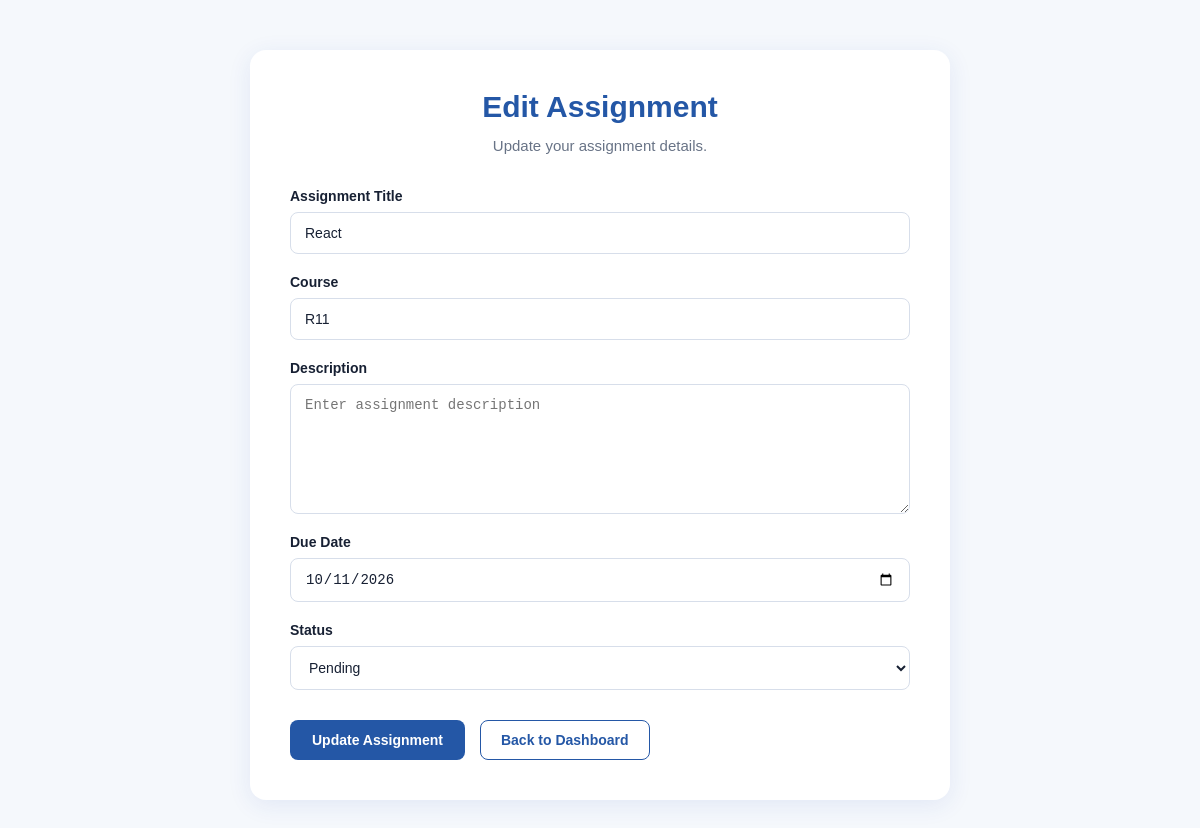
The app's page /edit-assignment/3 (signed in) with its own data.
### models/assignment.py (models this page shows, shortened)
class Assignment(db.Model):
    id = db.Column(db.Integer, primary_key=True)
    title = db.Column(db.String(200), nullable=False)
    course = db.Column(db.String(100), nullable=False)
    description = db.Column(db.Text, nullable=True)
    due_date = db.Column(db.Date, nullable=False)
    status = db.Column(
        db.String(50),
        default="Pending"
    )
    user_id = db.Column(
        db.Integer,
        db.ForeignKey("Users.id"),
        nullable=False
    )
    user = db.relationship(
        "User",
        back_populates="assignments"
    )

### routes/main.py (the view, shortened to what this page needs)
@main.route("/edit-assignment/<int:assignment_id>", methods=["GET", "POST"])
@login_required
def edit_assignment(assignment_id):
    assignment = Assignment.query.filter_by(
        id=assignment_id,
        user_id=current_user.id
    ).first_or_404()
    form = AssignmentForm(obj=assignment)
    return render_template(
        "main/edit_assignment.html",
        form=form,
        assignment=assignment
    )

### forms.py
class AssignmentForm(FlaskForm):
    title = StringField(
        "Assignment Title",
        validators=[
            DataRequired(),
            Length(max=200)
        ]
    )
    course = StringField(
        "Course",
        validators=[
            DataRequired(),
            Length(max=100)
        ]
    )
    description = TextAreaField(
        "Description"
    )
    due_date = DateField(
        "Due Date",
        validators=[
            DataRequired()
        ],
    )
    status = SelectField(
        "Status",
        choices=[
            ("Pending", "Pending"),
            ("Completed", "Completed")
        ],
        validators=[
            DataRequired()
        ]
    )
    submit = SubmitField("Add Assignment")

### app.py (called while the page is built)
def create_app():
    app = Flask(__name__)
    app.config.from_object(Config)
    db.init_app(app)
    login_manager.init_app(app)
    login_manager.login_view = "auth.login"
    from models.user import User
    @login_manager.user_loader
    def load_user(user_id):
        return db.session.get(User, int(user_id))
    from models.assignment import Assignment
    from routes.main import main
    from routes.auth import auth
    from routes.admin import admin
    app.register_blueprint(auth)
    app.register_blueprint(main)
    app.register_blueprint(admin)
    with app.app_context():
        db.create_all()
    return app

### templates/main/edit_assignment.html (shortened to what this page needs)
<!DOCTYPE html>
<html lang="en">
  <head>
    <link rel="stylesheet" href="{{ url_for('static', filename='css/edit_assignment.css') }}">
  </head>
  <body class="edit-assignment-page">
    <main class="edit-assignment-main">
      <section class="edit-form-container">
        <div class="edit-form-header">
          <h1 class="edit-form-title">
            Edit Assignment
          </h1>
          <p class="edit-form-subtitle">
            Update your assignment details.
          </p>
        </div>
        <form
          class="edit-assignment-form"
          method="POST"
        >
          <div class="form-group">
            {{ form.title.label(class="form-label") }}
            {{ form.title(
              class="form-input",
              placeholder="Enter assignment title"
            ) }}
          </div>
          <div class="form-group">
            {{ form.course.label(class="form-label") }}
            {{ form.course(
              class="form-input",
              placeholder="Enter course name"
            ) }}
          </div>
          <div class="form-group">
            {{ form.description.label(class="form-label") }}
            {{ form.description(
              class="form-textarea",
              placeholder="Enter assignment description"
            ) }}
          </div>
          <div class="form-group">
            {{ form.due_date.label(class="form-label") }}
            {{ form.due_date(class="form-input") }}
          </div>
          <div class="form-group">
            {{ form.status.label(class="form-label") }}
            {{ form.status(class="form-select") }}
          </div>
          <div class="form-actions">
            {{ form.submit(
              value="Update Assignment",
              class="update-button"
            ) }}
            <a
              class="back-button"
              href="{{ url_for('main.homepage') }}"
            >
              Back to Dashboard
            </a>
          </div>
        </form>
      </section>
    </main>
  </body>
</html>

### static/css/edit_assignment.css (style rules this page uses)
.edit-assignment-page { margin: 0; padding: 0; min-height: 100vh; background-color: #f5f8fc; color: #172033; font-family: Arial, sans-serif; }
.edit-assignment-main { width: 90%; max-width: 700px; margin: 50px auto; }
.edit-form-container { padding: 40px; background-color: #ffffff; border-radius: 16px; box-shadow: 0 5px 25px rgba(30, 64, 175, 0.09); }
.edit-form-header { margin-bottom: 30px; text-align: center; }
.edit-form-title { margin: 0 0 10px; color: #2457a6; font-size: 30px; font-weight: 700; }
.edit-form-subtitle { margin: 0; color: #687386; font-size: 15px; line-height: 1.6; }
.edit-assignment-form { display: flex; flex-direction: column; gap: 20px; }
.form-group { display: flex; flex-direction: column; gap: 8px; }
.form-label { color: #172033; font-size: 14px; font-weight: 600; }
.form-input, .form-textarea, .form-select { width: 100%; padding: 12px 14px; border: 1px solid #d7deea; border-radius: 8px; background-color: #ffffff; color: #172033; font-size: 14px; box-sizing: border-box; outline: none; transition: 0.3s ease; }
.form-textarea { min-height: 130px; resize: vertical; }
.form-actions { display: flex; align-items: center; gap: 15px; margin-top: 10px; }
.update-button { padding: 12px 22px; border: none; border-radius: 8px; background-color: #2457a6; color: #ffffff; font-size: 14px; font-weight: 600; cursor: pointer; transition: 0.3s ease; }
.back-button { padding: 11px 20px; border: 1px solid #2457a6; border-radius: 8px; color: #2457a6; text-decoration: none; font-size: 14px; font-weight: 600; transition: 0.3s ease; }

### records on screen
Assignment: title "React", course "R11", due_date "10/11/2026", status "Pending"
